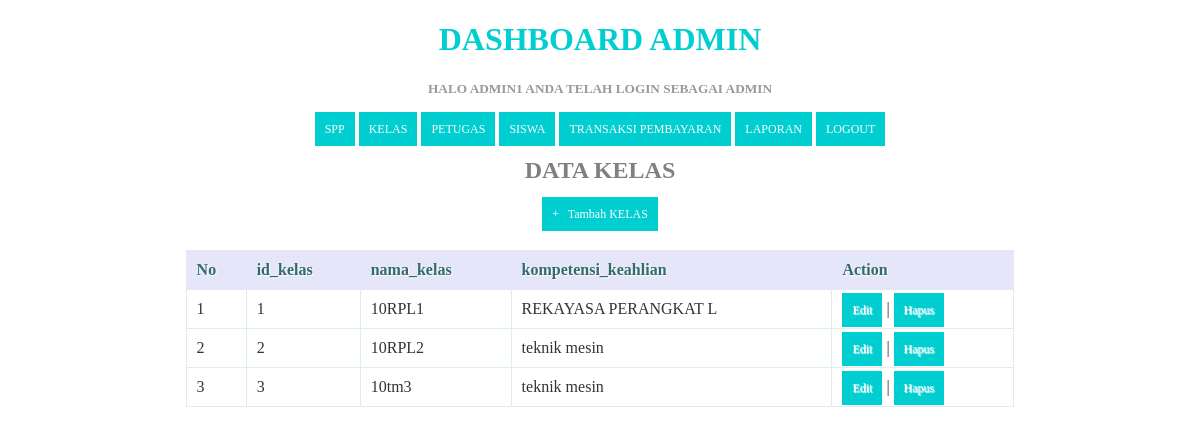
Page /kelas.php (signed in) on the committed database.
### tables this page shows
CREATE TABLE `kelas` (
  `id_kelas` int(11) NOT NULL,
  `nama_kelas` varchar(10) NOT NULL,
  `kompetensi_keahlian` varchar(50) NOT NULL
);

### kelas.php (the view, shortened to what this page needs)
<!DOCTYPE html>
<html>
  <head>
  </head>
<body>
  <?php
  include ('header.php');
?>
    <center><h2>DATA KELAS</h2><center>
    <center><a href="tambah_kelas.php">+ &nbsp; Tambah KELAS</a><center>
    <br/>
    <table>
      <thead>
        <tr>
          <th>No</th>
          <th>id_kelas</th>
        <th>nama_kelas</th>
          <th>kompetensi_keahlian</th>
          <th>Action</th>
        </tr>
    </thead>
    <tbody>
      <?php
      $query = "SELECT * FROM kelas ORDER BY id_kelas ASC";
      $result = mysqli_query($koneksi, $query);
      $no = 1;
      while($row = mysqli_fetch_assoc($result))
      {
      ?>
       <tr>
          <td><?php echo $no; ?></td>
          <td><?php echo $row['id_kelas']; ?></td>
          <td><?php echo $row['nama_kelas']; ?></td>
          <td><?php echo substr($row['kompetensi_keahlian'], 0, 20); ?></td>
          <td>
              <a href="edit_kelas.php?id=<?php echo $row['id_kelas']; ?>">Edit</a> |
              <a href="proses_hapuskelas.php?id=<?php echo $row['id_kelas']; ?>" onClick="return confirm('Anda yakin akan menghapus data ini?')">Hapus</a>
          </td>
      </tr>
      <?php
        $no++;
      }
      ?>
    </tbody>
    </table>
</body>
</html>

### kelas.php (style rules this page uses)
* { font-family: "Trebuchet MS"; }
h2 { text-transform: uppercase; color: grey; }
table { border: solid 1px #DDEEEE; border-collapse: collapse; border-spacing: 0; width: 70%; margin: 10px auto 10px auto; }
table thead th { background-color: #DDEFEF; border: solid 1px #DDEEEE; color: #336B6B; padding: 10px; text-align: left; text-shadow: 1px 1px 1px #fff; text-decoration: none; }
table tbody td { border: solid 1px #DDEEEE; color: #333; padding: 10px; text-shadow: 1px 1px 1px #fff; }
a { background-color: grey; color: #fff; padding: 10px; text-decoration: none; font-size: 12px; }

### header.php (style rules this page uses)
* { font-family: "Trebuchet MS"; }
table { border: solid 1px #8A2BE2; border-collapse: collapse; border-spacing: 0; width: 70%; margin: 10px auto 10px auto; }
table thead th { background-color: #E6E6FA; border: solid 1px #E6E6FA; color: #336B6B; padding: 10px; text-align: left; text-shadow: 1px 1px 1px #fff; text-decoration: none; }
table tbody td { border: solid 1px #DDEEEE; color: #333; padding: 10px; text-shadow: 1px 1px 1px #fff; }
a { background-color: DarkTurquoise; color: #fff; padding: 10px; text-decoration: none; font-size: 12px; }

### rows in the picture
kelas: id_kelas "1", nama_kelas "10RPL1", kompetensi_keahlian "REKAYASA PERANGKAT L"
kelas: id_kelas "2", nama_kelas "10RPL2", kompetensi_keahlian "teknik mesin"
kelas: id_kelas "3", nama_kelas "10tm3", kompetensi_keahlian "teknik mesin"

### other values in the picture
$_SESSION['username'] "ADMIN1"
$_SESSION['level'] "ADMIN"
